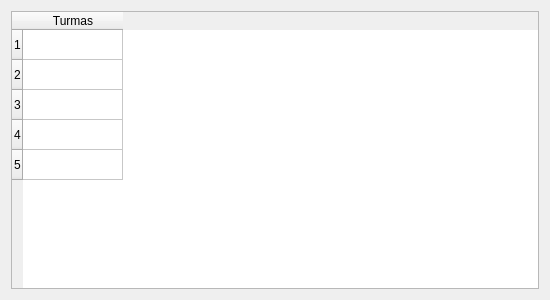
<?xml version="1.0" encoding="UTF-8"?>
<ui version="4.0">
 <class>Turmas</class>
 <widget class="QDialog" name="Turmas">
  <property name="geometry">
   <rect>
    <x>0</x>
    <y>0</y>
    <width>550</width>
    <height>300</height>
   </rect>
  </property>
  <property name="windowTitle">
   <string>Turmas</string>
  </property>
  <layout class="QVBoxLayout" name="verticalLayout">
   <item>
    <widget class="QTableWidget" name="tableWidget">
     <property name="rowCount">
      <number>5</number>
     </property>
     <row/>
     <row/>
     <row/>
     <row/>
     <row/>
     <column>
      <property name="text">
       <string>Turmas</string>
      </property>
     </column>
    </widget>
   </item>
  </layout>
 </widget>
 <resources/>
 <connections/>
</ui>
